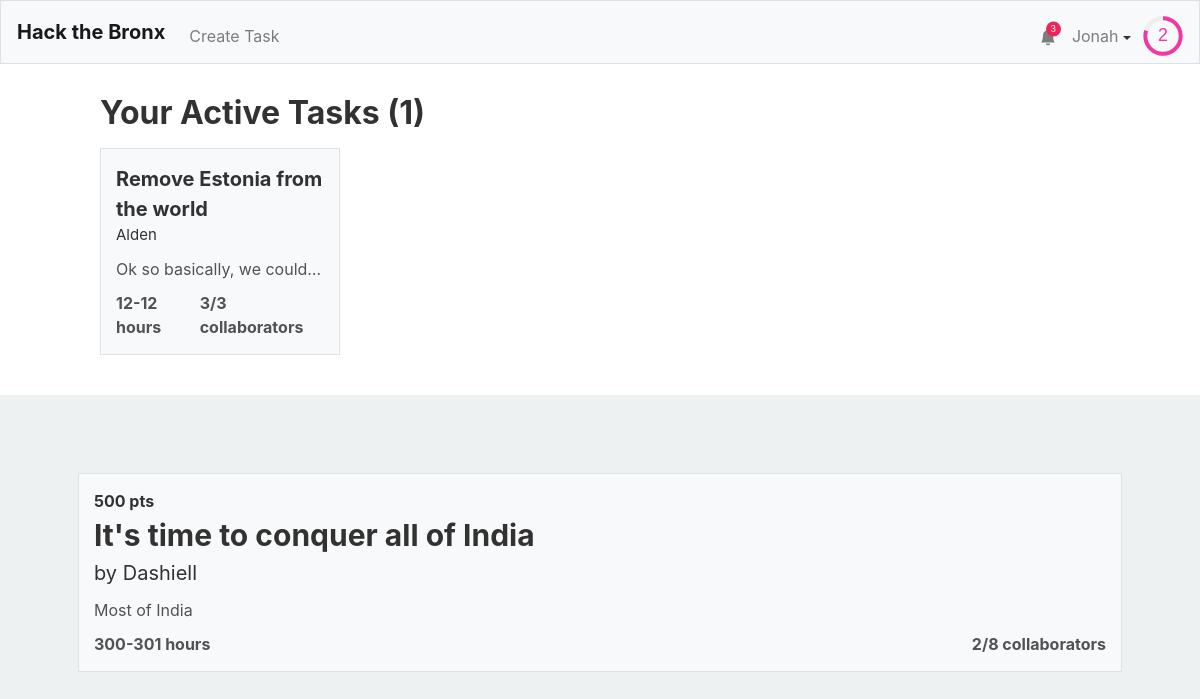
The page / (signed in) on the database its author committed.
### tables this page shows
CREATE TABLE "users" (
	"id"	INTEGER NOT NULL UNIQUE,
	"username"	TEXT NOT NULL UNIQUE,
	"hash"	TEXT NOT NULL,
	"email"	TEXT,
	"tasks"	TEXT,
	"points"	INTEGER NOT NULL DEFAULT 0,
	"numcomplete"	INTEGER NOT NULL DEFAULT 0,
	"notifications"	BLOB,
	PRIMARY KEY("id" AUTOINCREMENT)
);

CREATE TABLE "tasks" (
	"id"	INTEGER NOT NULL UNIQUE,
	"title"	TEXT NOT NULL,
	"description"	TEXT,
	"languages"	BLOB,
	"image"	TEXT,
	"hmin"	INTEGER,
	"hmax"	INTEGER,
	"cmax"	INTEGER,
	"collaborators"	TEXT,
	"creator"	INTEGER,
	PRIMARY KEY("id" AUTOINCREMENT)
);

### application.py (the view)
@app.route("/")
@login_required
def index():
    alltasks = db.execute("SELECT * FROM tasks")
    tasks = []
    other_tasks = []
    for task in alltasks:
        lst = None
        f = False
        if (task['creator'] == session['user_id'] or session['user_id'] in debyte(task['collaborators'])):
            lst = tasks
        else:
            lst = other_tasks
            f = True
        creator = get_user_from_id(task['creator'],db)
        task['creator'] = creator["username"]
        task["collaborators-count"] = len(debyte(task['collaborators']))
        task["points"] = calculate_points(task)
        if f:
            if task["collaborators-count"] != task["cmax"]:
                lst.append(task)
        else:
            lst.append(task)
    random.shuffle(other_tasks)
    return render_template("index.html",len=len,active_tasks = tasks,tasks = other_tasks,user=getuser(session, db))

### application.py (called while the page is built)
@app.after_request
def after_request(response):
    response.headers["Cache-Control"] = "no-cache, no-store, must-revalidate"
    response.headers["Expires"] = 0
    response.headers["Pragma"] = "no-cache"
    return response

### helpers.py (called while the page is built)
def login_required(f):
    @wraps(f)
    def decorated_function(*args, **kwargs):
        if session.get("user_id") is None:
            return redirect("/login")
        return f(*args, **kwargs)
    return decorated_function

def debyte(obj):
    return pickle.loads(obj)

def getuser(session, db):
    user =  db.execute("SELECT * FROM users WHERE id = :id", id=session["user_id"])[0]
    user["level"]=int(user['points']**.5//8)
    user["level-progress"] = (user['points']**.5/8-user["level"])*100
    user["notifications"] = debyte(user["notifications"]) if user["notifications"] else []
    user["notification-amount"] = len(user["notifications"])
    return user

def get_user_from_id(id, db):
    user =  db.execute("SELECT * FROM users WHERE id = :id", id=id)[0]
    user["level"]=int(user['points']**.5//8)
    user["level-progress"] = (user['points']**.5%8)/(((user["level"]+1)*8)**2)
    return user

def calculate_points(task):
    if task['hmin'] and task['hmax']:
        total = int(min((task['hmin']+task['hmax'])/2 * 100, 500))
    else:
        total = 0
    return total

### templates/index.html (shortened to what this page needs)
{% extends "layout.html" %}
{% block head %}
    <link href="/static/browse.css" rel="stylesheet">
{% endblock %}
{% block mainnocont %}
	<div class="active-task-wrapper">
		{% if active_tasks != [] %}
			<h1>Your Active Tasks ({{len(active_tasks)}})</h1>
			<div class="active-task-grid">
				{% for task in active_tasks %}
						<a class = "div-link" href="/task/{{task.id}}">
							<div class="atask">
								<span class="task-name">{{ task["title"] }}</span>
								<span class="task-creator">{{ task["creator"] }}</span>
								<span class="task-desc">{{ task["description"] }}</span>
								<div class="task-stats">
									<span class="task-time">{{ task["hmin"] }}-{{ task["hmax"] }} hours</span>
									<span class="task-collaborator-count">{{ task["collaborators-count"] }}/{{ task["cmax"] }} collaborators</span>
								</div>
							</div>
						</a>
				{% endfor %}
			</div>
		{% else %}
			<h2>You don't have any tasks, try joining or making some...</h2>
		{% endif %}
	</div>
{% endblock %}
{% block main %}
	{% for task in tasks %}
		<a class = "div-link" href="/task/{{task.id}}">
			<div class="task">
				<span class="task-points">{{ task["points"] }} pts</span>
				<span class="task-name">{{ task["title"] }}</span>
				<span class="task-creator">by {{ task["creator"] }}</span>
				<span class="task-desc">{{ task["description"] }}</span>
				<div class="task-stats">
					<span class="task-time">{{ task["hmin"] }}-{{ task["hmax"] }} hours</span>
					<span class="task-collaborator-count">{{ task["collaborators-count"] }}/{{ task["cmax"] }} collaborators</span>
				</div>
			</div>
		</a>
	{% endfor %}
{% endblock %}

### templates/layout.html (shortened to what this page needs)
<!DOCTYPE html>
<html lang="en">
    <head>
        <link href="https://maxcdn.bootstrapcdn.com/bootstrap/4.1.3/css/bootstrap.min.css" rel="stylesheet">
        {% block head %}{% endblock %}
        <link href="/static/styles.css" rel="stylesheet">
    </head>
    <body>
        <nav style = "height: 8vh" class="navbar navbar-expand-md navbar-light bg-light border">
            <a class="navbar-brand" href="/"><b>Hack the Bronx</b></a>
            <div class="collapse navbar-collapse" id="navbar">
                {% if session.user_id %}
                    <ul class="navbar-nav mt-2">
                        <li class="nav-item"><a class="nav-link" href="/taskCreation">Create Task</a></li>
                    </ul>
                    <ul class="navbar-nav ml-auto mt-2">
                        <li style="position: relative; transform:translateX(8px) translateY(7.5px);"class="nav-item"><a class="nav-link" href="/notifications"><svg xmlns="http://www.w3.org/2000/svg" width="16" height="16" fill="currentColor" class="bi bi-bell-fill" viewBox="0 0 16 16">
  <path d="M8 16a2 2 0 0 0 2-2H6a2 2 0 0 0 2 2zm.995-14.901a1 1 0 1 0-1.99 0A5.002 5.002 0 0 0 3 6c0 1.098-.5 6-2 7h14c-1.5-1-2-5.902-2-7 0-2.42-1.72-4.44-4.005-4.901z"/>
</svg></a><span style="display:{{ "none" if user["notification-amount"] == 0 else "flex" }};" class="notification-circle">{{user["notification-amount"]}}</span></li>
                        <li class="nav-item">
                            <div id="user-information-dropdown">
                              <button onclick="showUserDropdown()" id="user-information-dropname" class="nav-link">{{ session.user_name }} <span class="dropdown-caret"></span></button>
                            </div>
                        </li>
                        <li class="nav-item">
                            <div style = "margin-left: -4px;">
                                <svg viewBox="0 0 36 36" style="transform: translateY(8px); width: 40px;">
                                    <path class="level-display-bg"
                                d="M18 2.0845
                                  a 15.9155 15.9155 0 0 1 0 31.831
                                  a 15.9155 15.9155 0 0 1 0 -31.831"
                              />
                                  <path class = "level-display"
                                    d="M18 2.0845
                                      a 15.9155 15.9155 0 0 1 0 31.831
                                      a 15.9155 15.9155 0 0 1 0 -31.831"
                                    fill="none"
                                    stroke="#444";
                                    stroke-width="1";
                                    stroke-dasharray="{{ user["level-progress"] }}, 100";
                                  />
                                  <text x="18" y="22.8" class="level">{{user["level"]}}</text>
                                </svg>
                            </div>
                        </li>
                    </ul>
                {% endif %}
            </div>
        </nav>
        {% block mainnocont %}{% endblock %}
        <main class="container p-5">
            {% block main %}{% endblock %}
        </main>
    </body>
</html>

### static/browse.css (style rules this page uses)
h1,h2,span { color: var(--text-main); }
.task, .atask { margin: 30px 0; background: var(--foreground-1); border: 1px solid var(--border-1); padding: 15px; display: flex; flex-direction: column; transition: .1s; }
.atask { width: 20vw; margin: 0 0; }
.task-name { font-size: 30px; font-weight: bold; }
.task-creator { font-size: 20px; color: var(--text-main); }
.task-desc { color: var(--text-weak); margin: 10px 0; width: 100%; white-space: nowrap; overflow: hidden; text-overflow: ellipsis; }
.task-points, .task-time, .task-collaborator-count { color: var(--text-weak); font-weight: bold; }
.task-points { color: var(--text-main); }
.task-stats { display: flex; justify-content: space-between; width: 100%; }
.atask .task-name { font-size: 20px; }
.atask .task-creator { font-size: 15px; }
.active-task-grid { display: grid; grid-template-columns: repeat(4,1fr); grid-row-gap: 20px; }
.active-task-wrapper { padding: 30px 100px 40px; background: white; width: 100%; }
.active-task-wrapper h1 { font-size: 2em; margin-bottom: .5em; font-weight: bold; }
body { background: var(--background-1); }

### static/styles.css (style rules this page uses)
:root { --text-main: #323232; --text-weak: #525252; --foreground-1: #F8F9FA; --foreground-2: #e5e5f7; --foreground-3: #F5F5FF; --border-1: #DEE2E6; --background-1: #EDF1F2; --focus-navyblue: #2D46B9; font-size: 2vh; }
#user-information-dropname { background: none; padding: 16px; border: none; cursor: pointer; }
.dropdown-caret { display: inline-block; width: 0; height: 0; vertical-align: middle; content: ""; border-style: solid; border-width: 4px 4px 0; border-right-color: transparent; border-bottom-color: transparent; border-left-color: transparent; }
#user-information-dropname { position: relative; display: inline-block; }
.level { fill: #F037A5; font-family: sans-serif; font-size: 1em; text-anchor: middle; }
.notification-circle { content: ""; position: absolute; top: 10%; right: 10%; width: 15px; height: 15px; border-radius: 50%; background: #EC255A; font-size: 9px; justify-content: center; align-items: center; color: white; }

### rows shown on the page
users: user_name "Jonah"
tasks: title "Remove Estonia from the world", creator "Alden", description "Ok so basically, we could…", hmin "12", hmax "12", cmax "3"
tasks: points "500", title "It's time to conquer all of India", creator "Dashiell", description "Most of India", hmin "300", hmax "301", id "2", cmax "8"

### other values the page prints
{{ user["notification-amount"] }} "3"
{{ user["level"] }} "2"
{{ len(active_tasks) }} "1"
